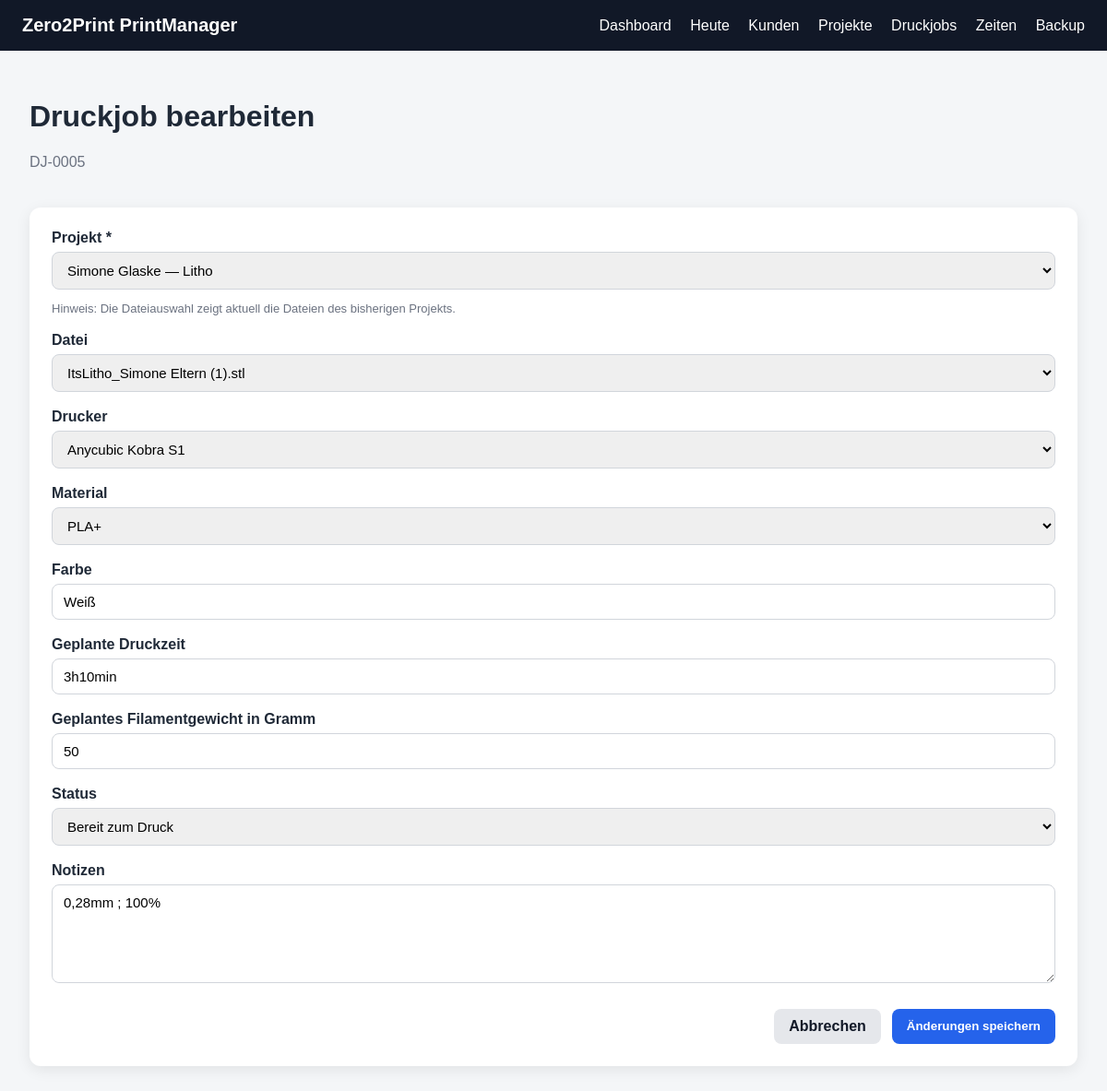
The app's page /jobs/5/edit, older data.
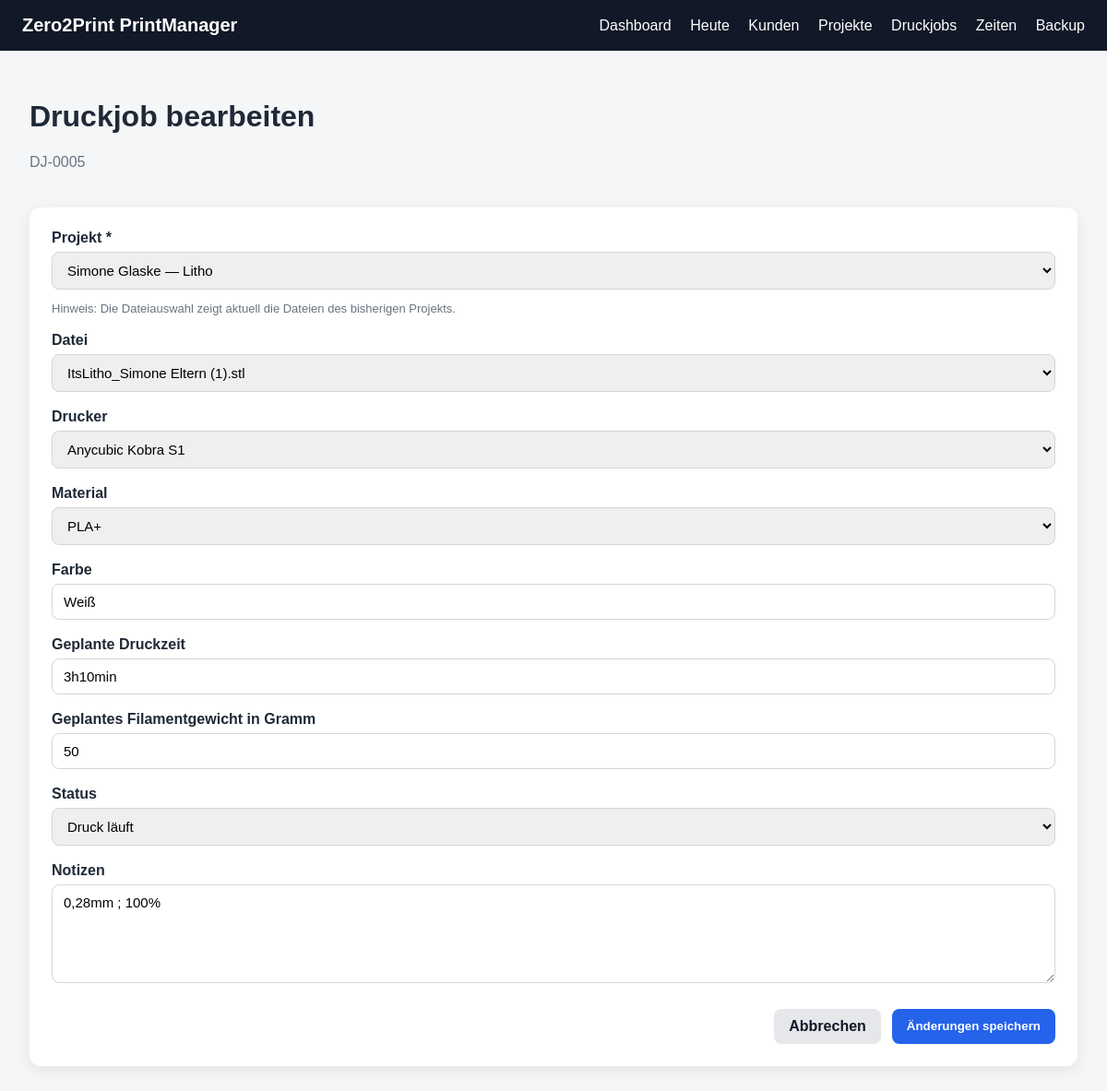
The same page, newer data.
### app/models.py (models this page shows)
class PrintJob(Base):
    __tablename__ = "print_jobs"
    id = Column(Integer, primary_key=True, index=True)
    project_id = Column(Integer, ForeignKey("projects.id"), nullable=False)
    file_id = Column(Integer, ForeignKey("project_files.id"), nullable=True)
    printer_name = Column(String, nullable=True)
    material = Column(String, nullable=True)
    color = Column(String, nullable=True)
    planned_print_time = Column(String, nullable=True)
    planned_weight_grams = Column(Integer, nullable=True)
    status = Column(String, default="Bereit zum Druck")
    notes = Column(Text, nullable=True)
    created_at = Column(DateTime, default=datetime.utcnow)
    project = relationship("Project", back_populates="print_jobs")
    file = relationship("ProjectFile", back_populates="print_jobs")
    time_entries = relationship(
        "TimeEntry",
        back_populates="print_job"
    )
    checklist = relationship(
        "PrintJobChecklist",
        back_populates="print_job",
        uselist=False,
        cascade="all, delete-orphan"
    )

class Customer(Base):
    __tablename__ = "customers"
    id = Column(Integer, primary_key=True, index=True)
    name = Column(String, nullable=False)
    email = Column(String, nullable=True)
    phone = Column(String, nullable=True)
    note = Column(Text, nullable=True)
    created_at = Column(DateTime, default=datetime.utcnow)
    projects = relationship(
        "Project",
        back_populates="customer",
        cascade="all, delete-orphan"
    )

class ProjectFile(Base):
    __tablename__ = "project_files"
    id = Column(Integer, primary_key=True, index=True)
    project_id = Column(Integer, ForeignKey("projects.id"), nullable=False)
    original_filename = Column(String, nullable=False)
    stored_filename = Column(String, nullable=False)
    file_path = Column(String, nullable=False)
    file_type = Column(String, nullable=True)
    version = Column(String, nullable=True)
    note = Column(Text, nullable=True)
    uploaded_at = Column(DateTime, default=datetime.utcnow)
    project = relationship("Project", back_populates="files")
    print_jobs = relationship(
        "PrintJob",
        back_populates="file"
    )

### app/routes/print_jobs.py (the view)
@router.get("/{job_id}/edit")
def print_job_edit(
    job_id: int,
    request: Request,
    db: Session = Depends(get_db)
):
    job = db.query(PrintJob).filter(PrintJob.id == job_id).first()
    projects = db.query(Project).order_by(Project.created_at.desc()).all()
    if not job:
        return templates.TemplateResponse(
            request=request,
            name="not_found.html",
            context={
                "title": "Nicht gefunden",
                "message": "Druckjob wurde nicht gefunden."
            },
            status_code=404
        )
    project_files = job.project.files
    return templates.TemplateResponse(
        request=request,
        name="print_job_edit.html",
        context={
            "title": "Druckjob bearbeiten",
            "job": job,
            "projects": projects,
            "project_files": project_files,
            "statuses": JOB_STATUSES,
            "printer_presets": PRINTER_PRESETS,
            "material_presets": MATERIAL_PRESETS,
        }
    )

### app/templates/print_job_edit.html (shortened to what this page needs)
{% extends "base.html" %}
{% block content %}
<div class="page-header">
    <div>
        <h1>Druckjob bearbeiten</h1>
        <p class="muted">DJ-{{ "%04d"|format(job.id) }}</p>
    </div>
</div>
<div class="form-card">
    <form method="post" action="/jobs/{{ job.id }}/edit">
        <div class="form-group">
            <label for="project_id">Projekt *</label>
            <select id="project_id" name="project_id" required>
                {% for project in projects %}
                <option value="{{ project.id }}" {% if job.project_id == project.id %}selected{% endif %}>
                    {{ project.customer.name }} — {{ project.name }}
                </option>
                {% endfor %}
            </select>
            <p class="muted small">
                Hinweis: Die Dateiauswahl zeigt aktuell die Dateien des bisherigen Projekts.
            </p>
        </div>
        <div class="form-group">
            <label for="file_id">Datei</label>
            <select id="file_id" name="file_id">
                {% for file in project_files %}
                <option value="{{ file.id }}" {% if job.file_id == file.id %}selected{% endif %}>
                    {{ file.original_filename }}{% if file.version %} — {{ file.version }}{% endif %}
                </option>
                {% endfor %}
            </select>
        </div>
        <div class="form-group">
            <label for="printer_name">Drucker</label>
            <select id="printer_name" name="printer_name">
                {% for printer in printer_presets %}
                <option value="{{ printer }}" {% if job.printer_name == printer %}selected{% endif %}>
                    {{ printer }}
                </option>
                {% endfor %}
            </select>
        </div>
        <div class="form-group">
            <label for="material">Material</label>
            <select id="material" name="material">
                {% for material in material_presets %}
                <option value="{{ material }}" {% if job.material == material or not job.material and material == "PLA+" %}selected{% endif %}>
                    {{ material }}
                </option>
                {% endfor %}
            </select>
        </div>
        <div class="form-group">
            <label for="color">Farbe</label>
            <input type="text" id="color" name="color" value="{{ job.color or '' }}" placeholder="z. B. Schwarz, Weiß, Blau, Rot">
        </div>
        <div class="form-group">
            <label for="planned_print_time">Geplante Druckzeit</label>
            <input type="text" id="planned_print_time" name="planned_print_time" value="{{ job.planned_print_time or '' }}">
        </div>
        <div class="form-group">
            <label for="planned_weight_grams">Geplantes Filamentgewicht in Gramm</label>
            <input type="number" id="planned_weight_grams" name="planned_weight_grams" min="0" step="1" value="{{ job.planned_weight_grams or '' }}">
        </div>
        <div class="form-group">
            <label for="status">Status</label>
            <select id="status" name="status">
                {% for status in statuses %}
                <option value="{{ status }}" {% if job.status == status %}selected{% endif %}>
                    {{ status }}
                </option>
                {% endfor %}
            </select>
        </div>
        <div class="form-group">
            <label for="notes">Notizen</label>
            <textarea id="notes" name="notes" rows="5">{{ job.notes or '' }}</textarea>
        </div>
        <div class="form-actions">
            <a class="btn-secondary" href="/jobs/{{ job.id }}">Abbrechen</a>
            <button class="btn" type="submit">Änderungen speichern</button>
        </div>
    </form>
</div>
{% endblock %}

Row changes from the older to the newer data that the page shows:
changed PrintJob "Anycubic Kobra S1": status "Bereit zum Druck" → "Druck läuft"
